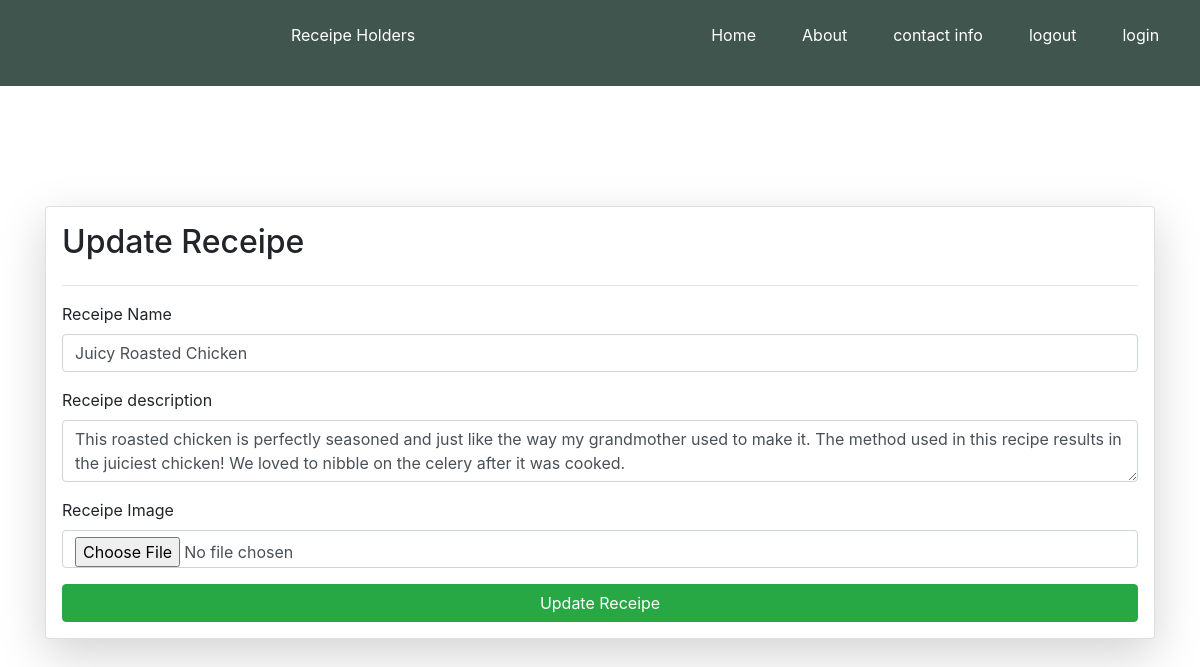
The app's page /update_recipe/20/ with its own data.
### vege/models.py (models this page shows)
class Recipe(models.Model):
    user = models.ForeignKey(User, on_delete=models.SET_NULL, null =True, blank=True )
    receipe_name = models.CharField(max_length =100)
    receipe_description =models.TextField()
    receipe_image = models.ImageField(upload_to="receipe",null = False,blank= False)

### vege/views.py (the view, shortened to what this page needs)
# urls.py: path('update_recipe/<id>/',update_recipe,name='update_recipe'),
def update_recipe(request,id):
    queryset = Recipe.objects.get(id = id)
    context = {'receipe' : queryset}
    return render(request,"update_recipe.html",context)

### vege/templates/update_recipe.html (shortened to what this page needs)
{% extends "base.html" %}
{% block start %}
<div class="container mt-5">
  <form
    class="mx-auto card p-3 shadow-lg"
    method="post"
    enctype="multipart/form-data"
  >
    <h2>Update Receipe</h2>
    <hr />
    <div class="form-group">
      <label for="receipe_Name">Receipe Name</label>
      <input
        name="receipe_name"
        required
        type="text"
        class="form-control"
        id="exampleInputEmail1"
        aria-describedby="emailHelp"
        value="{{receipe.receipe_name}}"
      />
    </div>
    <div class="form-group">
      <label for="receipe_desc">Receipe description</label>
      <textarea
        name="receipe_description"
        class="form-control"
        id="exampleInputPassword1"
        required
        value =""
      >{{receipe.receipe_description}}</textarea>
    </div>
    <div class="form-group">
      <label for="receipe_image">Receipe Image</label>
      <input
        name="receipe_image"
        type="file"
        class="form-control"
        id="exampleInputPassword1"
        placeholder="Password"
        required
        value ="{{receipe.receipe_image}}"
      />
    </div>
    <button type="submit" class="btn btn-success">Update Receipe</button>
  </form>
</div>
  {% endblock %}

### vege/templates/base.html (style rules this page uses)
* { margin: 0; padding: 0; }

### records on screen
Recipe: receipe_name "Juicy Roasted Chicken", receipe_description "This roasted chicken is perfectly seasoned and just like the way my grandmother used to make it. The method used in this recipe results in the juiciest chicken! We loved to nibble on the celery after it was cooked."
